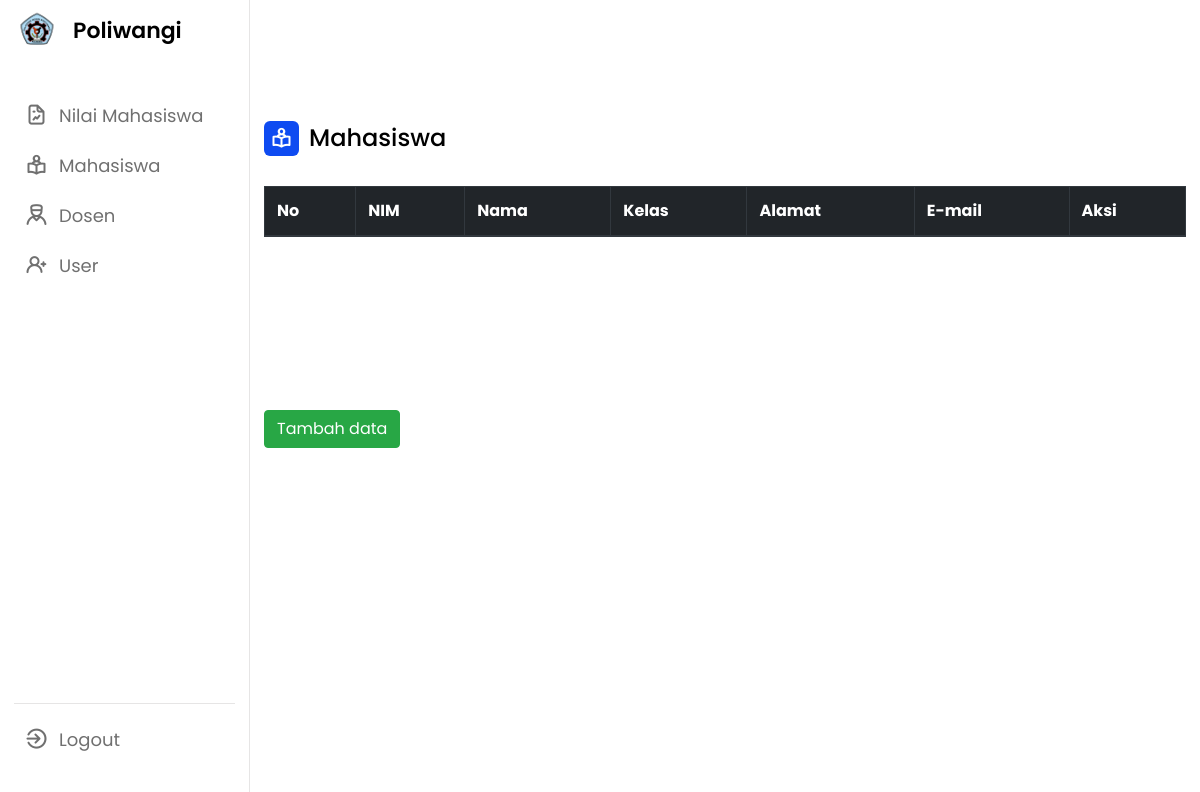
/mahasiswa.php, run on an earlier commit of the app's database.
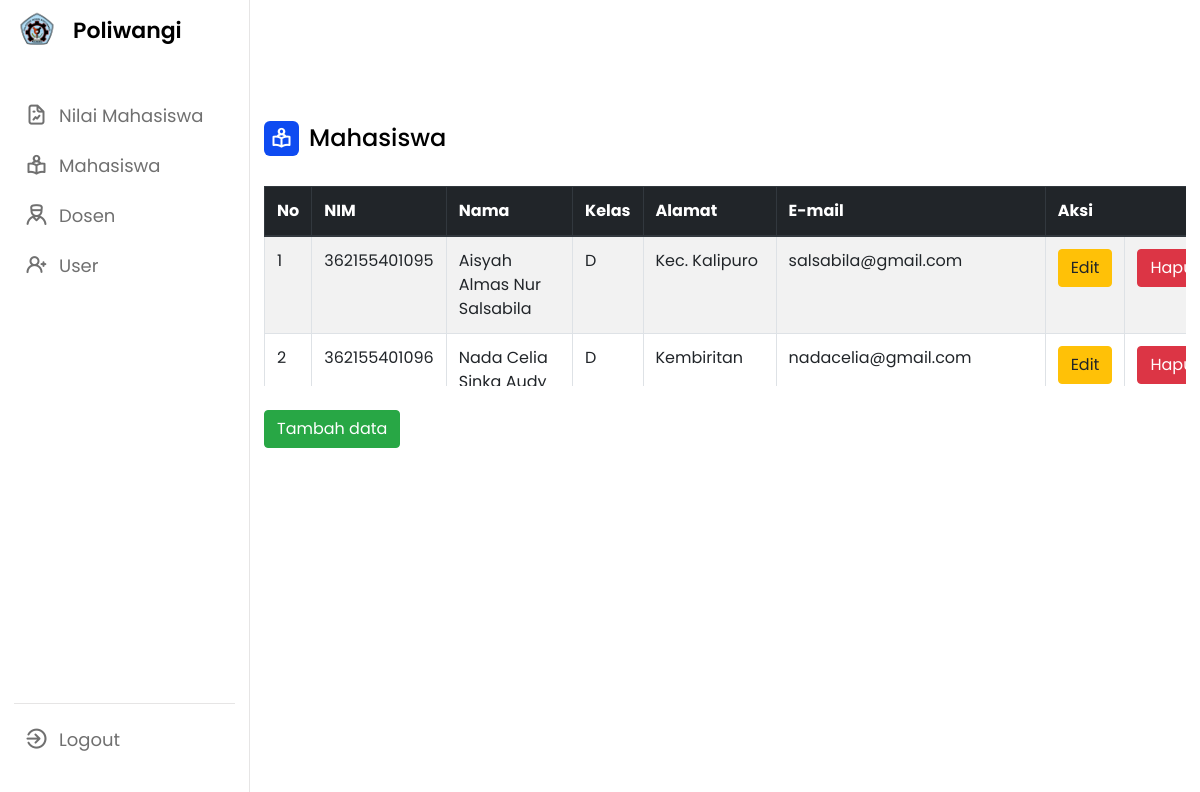
And on a later commit of the database.
### tables this page shows
CREATE TABLE `tb_mahasiswa` (
  `Id` int(11) NOT NULL,
  `Nama_Mahasiswa` varchar(45) DEFAULT NULL,
  `NIM` varchar(45) DEFAULT NULL,
  `Kelas` varchar(45) DEFAULT NULL,
  `Email` varchar(45) DEFAULT NULL,
  `Alamat` varchar(45) DEFAULT NULL,
  `User_Id` int(11) DEFAULT NULL,
  `Anggota_Kelompok_Id` int(11) DEFAULT NULL
);

### objekmahasiswa.php (called while the page is built, shortened)
<?php
Class Mahasiswa {
    public function AmbilDataMahasiswa() {
        include ("koneksi.php");
        $query = "select * from tb_mahasiswa order by NIM asc ";
        $mysql = mysqli_query($koneksi,$query);
        return $mysql;
    }
}
?>

### mahasiswa.php (the view, shortened to what this page needs)
<?php
include ("objekmahasiswa.php");
$mahasiswa = new Mahasiswa();
?>
<!DOCTYPE html>
<html lang="en">
<head>
    <link rel="stylesheet" href="mahasiswa-style.css">
    <link rel="stylesheet" href="https://unicons.iconscout.com/release/v4.0.0/css/line.css">
    <link rel="stylesheet" href="https://cdn.jsdelivr.net/npm/bootstrap@4.0.0/dist/css/bootstrap.min.css">
</head>
<body>
    <nav>
        <div class="logo-name">
            <div class="logo-image">
                <img src="asset/poliwangi.png" alt="">
            </div>
            <span class="logo_name">Poliwangi</span>
        </div>
        <div class="menu-items">
            <ul class="nav-links">
                <li><a href="admin.php">
                        <i class="uil uil-file-graph"></i>
                        <span class="link-name">Nilai Mahasiswa</span>
                    </a></li>
                <li><a href="mahasiswa.php">
                        <i class="uil uil-book-reader"></i>
                        <span class="link-name">Mahasiswa</span>
                    </a></li>
                <li><a href="dosen.php">
                        <i class="uil uil-user-md"></i>
                        <span class="link-name">Dosen</span>
                    </a></li>
                <li><a href="user-plus.php">
                        <i class="uil uil-user-plus"></i>
                        <span class="link-name">User</span>
                    </a></li>
            </ul>
            <ul class="logout-mode">
                <li><a href="index.php">
                        <i class="uil uil-sign-out-alt"></i>
                        <span class="link-name">Logout</span>
                    </a></li>
                <li class="mode">
                    <div class="mode-toggle">
                    </div>
                </li>
            </ul>
        </div>
    </nav>
    <section class="dashboard">
        <div class="top">
        </div>
        <div class="dash-content">
            <div class="overview">
                <div class="title">
                    <i class="uil uil-book-reader"></i>
                    <span class="text">Mahasiswa</span>
                </div>
                <div class="table-wrapper-scroll-y my-custom-scrollbar" style="overflow-y:auto;">
                <table class="table table-bordered table-striped mb-0" border="1" >
                    <thead class="thead-dark">
                        <tr>
                            <th scope="col">No</th>
                            <th scope="col">NIM</th>
                            <th scope="col">Nama</th>
                            <th scope="col">Kelas</th>
                            <th scope="col">Alamat</th>
                            <th scope="col">E-mail</th>
                            <th scope="col" colspan="2">Aksi</th>
                        </tr>
                    </thead>
                        <?php
                        $mysql = $mahasiswa->AmbilDataMahasiswa();
                        $i = 1;
                        while ($tampil = mysqli_fetch_assoc($mysql)) {
                            echo "
                    <tr>
                        <td>$i</td>
                        <td>$tampil[NIM]</td>
                        <td>$tampil[Nama_Mahasiswa]</td>
                        <td>$tampil[Kelas]</td>
                        <td>$tampil[Alamat]</td>
                        <td>$tampil[Email]</td>
                        <td>
                        <a href='edit-mahasiswa.php?Id=$tampil[Id]' class='btn btn-warning'>Edit</a>
                        </td>
                        <td>
                        <a href='hapusmahasiswa.php?Id=$tampil[Id]?' class='btn btn-danger' onClick=\"return confirm('Apakah anda yakin?');\">Hapus</a>
                        </td>
                    </tr>
                    ";
                            $i++;
                        }
                        ?>
                    </table>
                </div>
                <br>
            </div>
            <div>
                <a href='mahasiswa-plus.php' class='btn btn-success'>Tambah data</a>
            </div>
    </section>
</body>
</html>

What changed in the data, as far as the page shows it:
added tb_mahasiswa: NIM "362155401095", Nama_Mahasiswa "Aisyah Almas Nur Salsabila", Kelas "D", Alamat "Kec. Kalipuro", Email "salsabila@gmail.com"
added tb_mahasiswa: NIM "362155401096", Nama_Mahasiswa "Nada Celia…", Kelas "D", Alamat "Kembiritan", Email "nadacelia@gmail.com"
